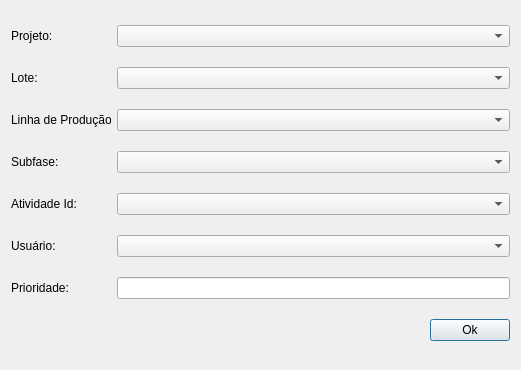
<?xml version="1.0" encoding="UTF-8"?>
<ui version="4.0">
 <class>Dialog</class>
 <widget class="QDialog" name="Dialog">
  <property name="geometry">
   <rect>
    <x>0</x>
    <y>0</y>
    <width>521</width>
    <height>370</height>
   </rect>
  </property>
  <property name="windowTitle">
   <string>Adicionar Perfil Modelo</string>
  </property>
  <layout class="QGridLayout" name="gridLayout">
   <item row="1" column="0">
    <layout class="QHBoxLayout" name="horizontalLayout_3">
     <item>
      <widget class="QLabel" name="label_4">
       <property name="sizePolicy">
        <sizepolicy hsizetype="Preferred" vsizetype="Fixed">
         <horstretch>0</horstretch>
         <verstretch>0</verstretch>
        </sizepolicy>
       </property>
       <property name="minimumSize">
        <size>
         <width>100</width>
         <height>0</height>
        </size>
       </property>
       <property name="maximumSize">
        <size>
         <width>100</width>
         <height>16777215</height>
        </size>
       </property>
       <property name="text">
        <string>Lote:</string>
       </property>
      </widget>
     </item>
     <item>
      <widget class="QComboBox" name="loteCb"/>
     </item>
    </layout>
   </item>
   <item row="5" column="0">
    <layout class="QHBoxLayout" name="horizontalLayout_7">
     <item>
      <widget class="QLabel" name="label_8">
       <property name="sizePolicy">
        <sizepolicy hsizetype="Preferred" vsizetype="Fixed">
         <horstretch>0</horstretch>
         <verstretch>0</verstretch>
        </sizepolicy>
       </property>
       <property name="minimumSize">
        <size>
         <width>100</width>
         <height>0</height>
        </size>
       </property>
       <property name="maximumSize">
        <size>
         <width>100</width>
         <height>16777215</height>
        </size>
       </property>
       <property name="text">
        <string>Usuário:</string>
       </property>
      </widget>
     </item>
     <item>
      <widget class="QComboBox" name="usuarioCb"/>
     </item>
    </layout>
   </item>
   <item row="0" column="0">
    <layout class="QHBoxLayout" name="horizontalLayout_8">
     <item>
      <widget class="QLabel" name="label_10">
       <property name="sizePolicy">
        <sizepolicy hsizetype="Preferred" vsizetype="Fixed">
         <horstretch>0</horstretch>
         <verstretch>0</verstretch>
        </sizepolicy>
       </property>
       <property name="minimumSize">
        <size>
         <width>100</width>
         <height>0</height>
        </size>
       </property>
       <property name="maximumSize">
        <size>
         <width>100</width>
         <height>16777215</height>
        </size>
       </property>
       <property name="text">
        <string>Projeto:</string>
       </property>
      </widget>
     </item>
     <item>
      <widget class="QComboBox" name="projetoCb"/>
     </item>
    </layout>
   </item>
   <item row="3" column="0">
    <layout class="QHBoxLayout" name="horizontalLayout_5">
     <item>
      <widget class="QLabel" name="label_6">
       <property name="sizePolicy">
        <sizepolicy hsizetype="Preferred" vsizetype="Fixed">
         <horstretch>0</horstretch>
         <verstretch>0</verstretch>
        </sizepolicy>
       </property>
       <property name="minimumSize">
        <size>
         <width>100</width>
         <height>0</height>
        </size>
       </property>
       <property name="maximumSize">
        <size>
         <width>100</width>
         <height>16777215</height>
        </size>
       </property>
       <property name="text">
        <string>Subfase:</string>
       </property>
      </widget>
     </item>
     <item>
      <widget class="QComboBox" name="subfaseCb"/>
     </item>
    </layout>
   </item>
   <item row="6" column="0">
    <layout class="QHBoxLayout" name="horizontalLayout_2">
     <item>
      <widget class="QLabel" name="label_9">
       <property name="sizePolicy">
        <sizepolicy hsizetype="Preferred" vsizetype="Fixed">
         <horstretch>0</horstretch>
         <verstretch>0</verstretch>
        </sizepolicy>
       </property>
       <property name="minimumSize">
        <size>
         <width>100</width>
         <height>0</height>
        </size>
       </property>
       <property name="maximumSize">
        <size>
         <width>100</width>
         <height>16777215</height>
        </size>
       </property>
       <property name="text">
        <string>Prioridade:</string>
       </property>
      </widget>
     </item>
     <item>
      <widget class="QLineEdit" name="prioridadeLe"/>
     </item>
    </layout>
   </item>
   <item row="2" column="0">
    <layout class="QHBoxLayout" name="horizontalLayout_10">
     <item>
      <widget class="QLabel" name="label_12">
       <property name="sizePolicy">
        <sizepolicy hsizetype="Preferred" vsizetype="Fixed">
         <horstretch>0</horstretch>
         <verstretch>0</verstretch>
        </sizepolicy>
       </property>
       <property name="minimumSize">
        <size>
         <width>100</width>
         <height>0</height>
        </size>
       </property>
       <property name="maximumSize">
        <size>
         <width>100</width>
         <height>16777215</height>
        </size>
       </property>
       <property name="text">
        <string>Linha de Produção:</string>
       </property>
      </widget>
     </item>
     <item>
      <widget class="QComboBox" name="linhaProducaoCb"/>
     </item>
    </layout>
   </item>
   <item row="7" column="0">
    <layout class="QHBoxLayout" name="horizontalLayout">
     <item>
      <spacer name="horizontalSpacer">
       <property name="orientation">
        <enum>Qt::Horizontal</enum>
       </property>
       <property name="sizeHint" stdset="0">
        <size>
         <width>343</width>
         <height>20</height>
        </size>
       </property>
      </spacer>
     </item>
     <item>
      <widget class="QPushButton" name="okBtn">
       <property name="text">
        <string>Ok</string>
       </property>
      </widget>
     </item>
    </layout>
   </item>
   <item row="4" column="0">
    <layout class="QHBoxLayout" name="horizontalLayout_6">
     <item>
      <widget class="QLabel" name="label_7">
       <property name="sizePolicy">
        <sizepolicy hsizetype="Preferred" vsizetype="Fixed">
         <horstretch>0</horstretch>
         <verstretch>0</verstretch>
        </sizepolicy>
       </property>
       <property name="minimumSize">
        <size>
         <width>100</width>
         <height>0</height>
        </size>
       </property>
       <property name="maximumSize">
        <size>
         <width>100</width>
         <height>16777215</height>
        </size>
       </property>
       <property name="text">
        <string>Atividade Id:</string>
       </property>
      </widget>
     </item>
     <item>
      <widget class="QComboBox" name="atividadeCb"/>
     </item>
    </layout>
   </item>
  </layout>
 </widget>
 <tabstops>
  <tabstop>okBtn</tabstop>
 </tabstops>
 <resources/>
 <connections/>
</ui>
